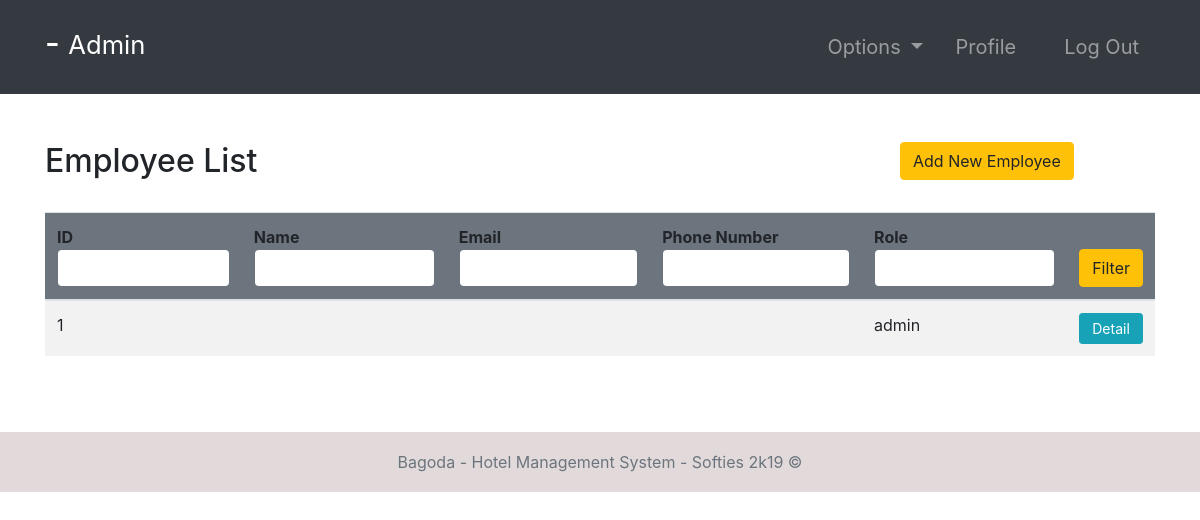
/employees/ (signed in), run on an earlier commit of the app's database.
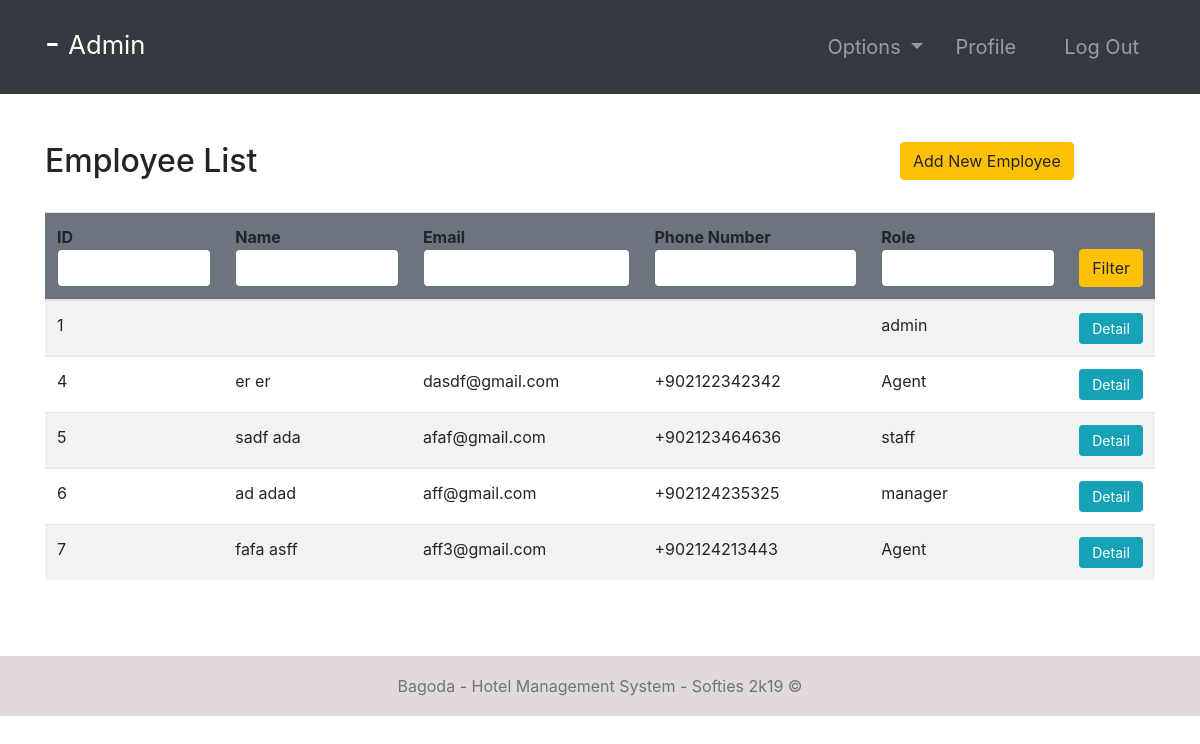
And on a later commit of the database.
### accounts/models.py (models this page shows, shortened)
class Employee(models.Model):
    user = models.OneToOneField(User, null=True, on_delete=models.CASCADE)
    phoneNumber = PhoneNumberField(unique=True)
    salary = models.FloatField()

### accounts/views.py (the view, shortened to what this page needs)
# urls.py: path('employees/', employees, name="employees"),
@login_required(login_url='login')
def employees(request):
    role = str(request.user.groups.all()[0])
    path = role + "/"
    employees = Employee.objects.all()
    context = {
        "role": role,
        "employees": employees
    }
    return render(request, path + "employees.html", context)

### Templates/admin/employees.html
{% extends '../index.html' %}
{% block context %}
{% include '../common_pages/authorized-employees.html' %}
{% endblock %}

### Templates/common_pages/authorized-employees.html (shortened to what this page needs)
<div class="container py-5">
    <div class="table-header row">
        <div class="col-sm-12 col-md-12 col-lg-9 mb-4">
            <h2>Employee List</h2>
        </div>
        {% if  role == "manager" or role == "admin"%}
        <div class="col-sm-12 col-md-12 col-lg-3 mb-4">
            <a href="{% url 'add-employee' %}" class="btn btn-warning">Add New Employee</a>
        </div>
        {% endif %}
    </div>
    <table class="table table-hover table-striped">
        <thead class="bg-secondary rounded">
            <tr>
                <form action="" method="POST">
                    <th>ID<input type="int" name="id" value="{{id}}" class="form-control border border-secondary"></th>
                    <th>Name<input type="text" name="name" value="{{name}}"
                            class="form-control border border-secondary"></th>
                    <th>Email<input type="text" name="email" value="{{email}}"
                            class="form-control border border-secondary"></th>
                    <th>Phone Number<input type="number" name="number" value="{{number}}"
                            class="form-control border border-secondary">
                    <th>Role<input type="text" name="filterRole" value="{{filterRole}}"
                            class="form-control border border-secondary"></th>
                    <th><button type="submit" name="filter" class="btn btn-warning w-100">Filter</button></th>
                </form>
            </tr>
        </thead>
        <tbody>
            {% for employee in employees %}
            <tr>
                <td>{{ employee.user.id }}</td>
                <td>{{ employee.user.first_name }} {{ employee.user.last_name }}</td>
                <td>{{ employee.user.email }}</td>
                <td>{{ employee.phoneNumber }}</td>
                {% if employee.user.groups.first.name != "receptionist" %}
                <td>{{ employee.user.groups.first }}</td>
                {% else %}
                <td>Agent</td>
                {% endif %}
                <td> <a href="{% url 'employee-profile' employee.user.id  %}"
                        class="btn btn-sm btn-info w-100">Detail</a>
                </td>
            </tr>
            {% endfor %}
        </tbody>
    </table>
</div>

What changed in the data, as far as the page shows it:
added Employee: user.id "4", user.first_name "er", user.last_name "er", user.email "dasdf@gmail.com", phoneNumber "+902122342342", shows "Agent"
added Employee: user.id "5", user.first_name "sadf", user.last_name "ada", user.email "afaf@gmail.com", phoneNumber "+902123464636", user.groups.first "staff"
added Employee: user.id "6", user.first_name "ad", user.last_name "adad", user.email "aff@gmail.com", phoneNumber "+902124235325", user.groups.first "manager"
added Employee: user.id "7", user.first_name "fafa", user.last_name "asff", user.email "aff3@gmail.com", phoneNumber "+902124213443", shows "Agent"
